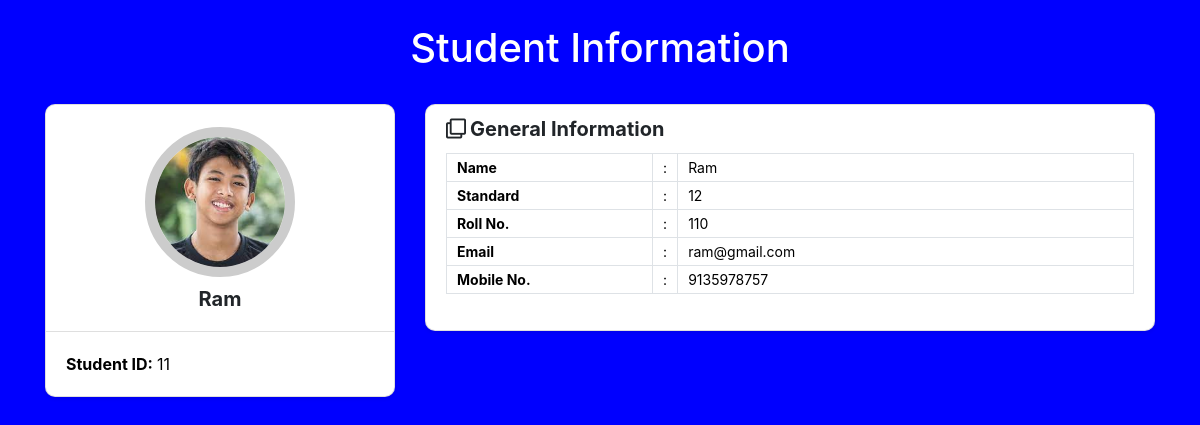
/students/view_student/11, run on the app's committed database.
### stu_info/models.py (models this page shows)
class Student(models.Model):
    name = models.CharField(max_length=100,null=False)
    roll_no = models.IntegerField()
    email = models.EmailField()
    phone = models.CharField(max_length=12)
    standard = models.IntegerField(blank=True)
    image = models.ImageField(upload_to='images/',null=True, blank=True)

### stu_info/views.py (the view)
# urls.py: path('students/view_student/<int:stu_id>',views.view_student,name='view_student'),
def view_student(request,stu_id=0):
   student_detail=Student.objects.get(id=stu_id)
   context = {
      'student_detail':student_detail
   }
   return render(request,'view_student.html',context)

### stu_info/templates/view_student.html (shortened to what this page needs)
<html>
    <head><br>
<link rel='stylesheet' href='https://cdnjs.cloudflare.com/ajax/libs/twitter-bootstrap/4.1.3/css/bootstrap.min.css'>
<link rel='stylesheet' href='https://cdnjs.cloudflare.com/ajax/libs/font-awesome/5.12.1/css/all.min.css'>
    </head>
    <body style="background-color:blue;">
        <h1 style="color:white; text-align:center;">Student Information</h1>
       <form action="['students/view_student/(?P<stu_id>[0-9]+)\\Z']" method="POST">
        <div class="student-profile py-4">
            <div class="container">
              <div class="row">
                <div class="col-lg-4">
                  <div class="card shadow-sm">
                    <div class="card-header bg-transparent text-center">
                      <img class="profile_img" src="{{student_detail.image.url}}" alt="student dp">
                    <h3>{{student_detail.name}}</h3>
                    </div>
                    <div class="card-body">
                      <p class="mb-0"><strong class="pr-1">Student ID:</strong>{{student_detail.id}}</p>
                    </div>
                  </div>
                </div>
                <div class="col-lg-8">
                  <div class="card shadow-sm">
                    <div class="card-header bg-transparent border-0">
                      <h3 class="mb-0"><i class="far fa-clone pr-1"></i>General Information</h3>
                    </div>
                    <div class="card-body pt-0">
                      <table class="table table-bordered">
                        <tr>
                          <th width="30%" >Name</th>
                          <td width="2%">:</td>
                          <td> {{student_detail.name}} </td>
                        </tr>
                        <tr>
                          <th width="30%" >Standard</th>
                          <td width="2%">:</td>
                          <td> {{student_detail.standard}} </td>
                        </tr>
                        <tr>
                          <th width="30%" >Roll No.</th>
                          <td width="2%">:</td>
                          <td> {{student_detail.roll_no}} </td>
                        </tr>
                        <tr>
                          <th width="30%" >Email</th>
                          <td width="2%">:</td>
                          <td>{{student_detail.email}}</td>
                         </tr>
                        <tr>
                          <th width="30%" >Mobile No.</th>
                          <td width="2%">:</td>
                          <td>{{student_detail.phone}}</td>
                        </tr>
                      </table>
                    </div>
                  </div>
              </div>
            </div>
          </div>
        </form>
    </body>
</html>

### stu_info/templates/view_student.html (style rules this page uses)
body { background: #67B26F; / fallback for old browsers / background: -webkit-linear-gradient(to right, #4ca2cd, #67B26F); / Chrome 10-25, Safari 5.1-6 / background: linear-gradient(to right, #4ca2cd, #67B26F); / W3C, IE 10+/ Edge, Firefox 16+, Chrome 26+, Opera 12+, Safari 7+ / padding: 0; margin: 0; font-family: 'Lato', sans-serif; color: #000; }
.student-profile .card { border-radius: 10px; }
.student-profile .card .card-header .profile_img { width: 150px; height: 150px; object-fit: cover; margin: 10px auto; border: 10px solid #ccc; border-radius: 50%; }
.student-profile .card h3 { font-size: 20px; font-weight: 700; }
.student-profile .card p { font-size: 16px; color: #000; }
.student-profile .table th, .student-profile .table td { font-size: 14px; padding: 5px 10px; color: #000; }

### data on the page
Student: image (picture), name "Ram", id "11", standard "12", roll_no "110", email "ram@gmail.com", phone "9135978757"
